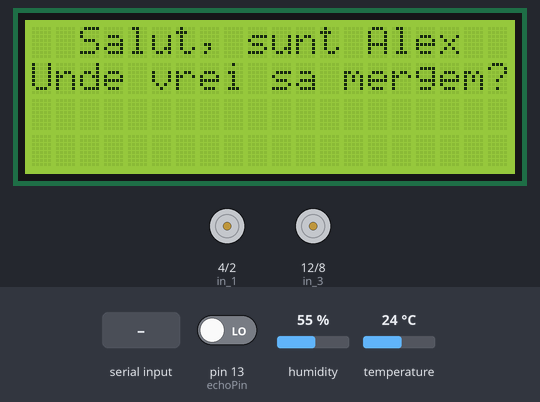
Bench run of a sketch on a simulated Arduino Uno, built with avr-gcc and run on an emulated ATmega328P. On the bench: 20×4 character LCD, motor-driver pin pairs drawn as motors (green arrow = first pin HIGH = forward, orange = second pin HIGH = backward, longer = more drive, scaled by the enable pin). The inputs (shaded band) are chosen by the test bench; at power-on: pin 13 (echoPin) LOW, humidity 55 %, temperature 24 °C.

Above: at 1.2 s.
1.3 s: "6" received over Serial
At 3.5 s:
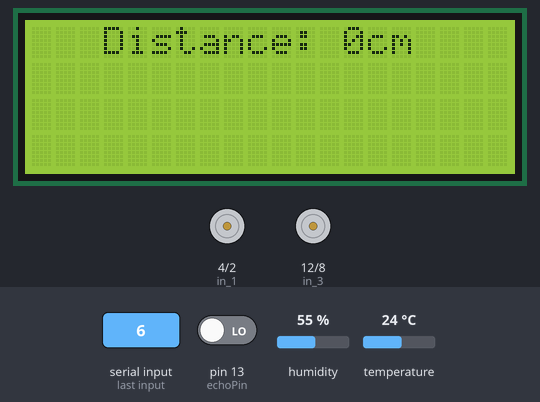
3.8 s: "7" received over Serial
At 5.9 s:
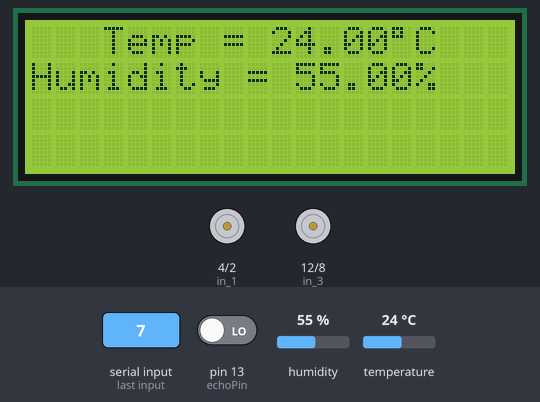
6.5 s: byte 97 (97) received over Serial
At 7.5 s:
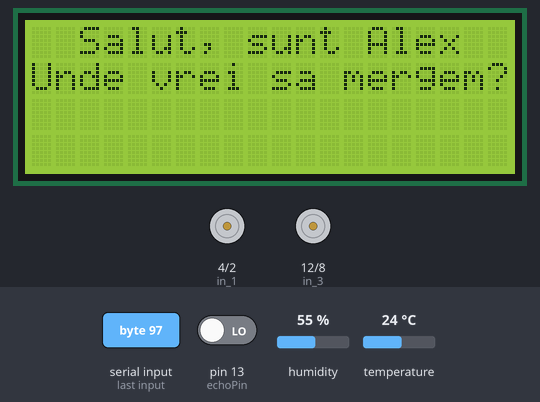
8.5 s: "5" received over Serial
At 9.5 s:
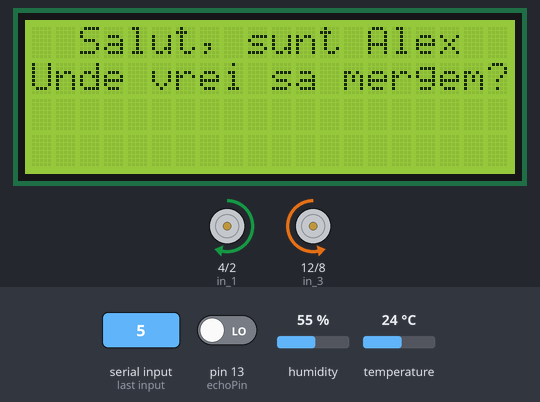
10.0 s: "2" received over Serial
At 11.2 s:
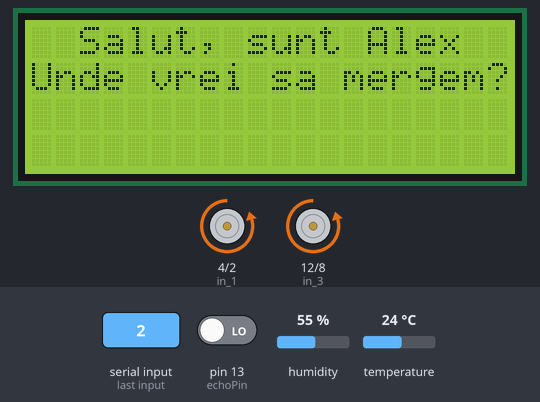
11.5 s: "1" received over Serial
At 12.2 s:
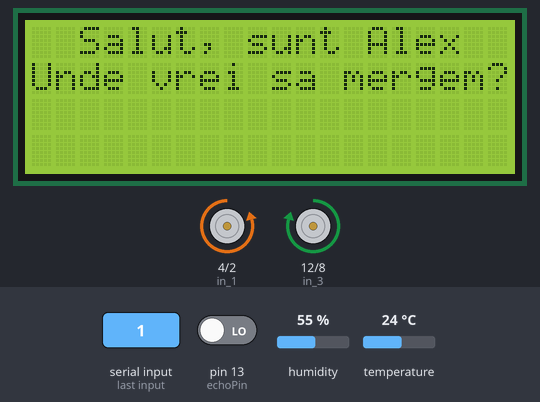
Timing chart, 0 to 14.0 s (numbered marks = the images above; inputs shaded):
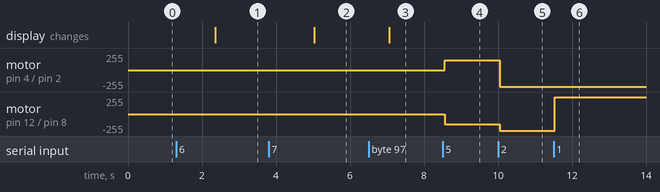

The sketch:

tsrot.ino
```cpp
#include <LiquidCrystal_I2C.h> // display
#include <dht.h>
LiquidCrystal_I2C lcd(0x3F , 2, 1, 0, 4, 5, 6, 7, 3, POSITIVE);


dht DHT;

#define DHT11_PIN A0

int a=0;

const int pwmA = 3 ;  //initializing pin 3 as pwm
const int in_2 = 2 ;
const int in_1 = 4 ;
const int pwmB = 9 ;
const int in_3 = 12 ;
const int in_4 =  8;
int state = 0 ;

int trigPin = 11;
int echoPin = 13;
long duration;
int distance;
//For providing logic to L298 IC to choose the direction of the DC motor

void setup()
{ pinMode(trigPin , OUTPUT);
  pinMode(echoPin , INPUT);
  lcd.begin(20, 4);
  Serial.begin(9600);
pinMode(pwmA,OUTPUT) ;   //we have to set PWM pin as output
pinMode(in_1,OUTPUT) ;  //Logic pins are also set as output
pinMode(in_2,OUTPUT) ;
pinMode(pwmB,OUTPUT) ;   //we have to set PWM pin as output
pinMode(in_3,OUTPUT) ;  //Logic pins are also set as output
pinMode(in_4,OUTPUT) ;

}

void loop()
 {
    if(Serial.available() > 0){
    state = Serial.read();
 }


  if( a== 0)
        {
       lcd.setCursor(2,0);
        lcd.print("Salut, sunt Alex");
        lcd.setCursor(0,1);
        lcd.print("Unde vrei sa mergem?");
        }

  if(state == 54) //SENZOR DE PROXIMITATE
      {
        digitalWrite(trigPin, LOW);
        delayMicroseconds(2);
        digitalWrite(trigPin, HIGH);
        delayMicroseconds(10);
        duration=pulseIn(echoPin , HIGH);
        distance= duration*0.034/2;
        lcd.clear();
        lcd.setCursor(3,0);
        lcd.print("Distance: ");
        lcd.print(distance);
        lcd.print("cm");
        delay(800);
        a=1;
    }

    if(state == 55)         //SENZOR DE TEMP(C)+UMIDITATEA(%)
       {
        lcd.clear();
          int chk = DHT.read11(DHT11_PIN);
          lcd.setCursor(3,0);
          lcd.print("Temp = ");
          lcd.print(DHT.temperature);
          lcd.print((char)223);
          lcd.print("C");
          lcd.setCursor(0,1);
          lcd.print("Humidity = ");
          lcd.print(DHT.humidity);
          lcd.print("%");
          delay(2000);
            a=2;
      }

    if(state == 53&& a==0)          //DEPLASARE IN SPATE
      {
        digitalWrite(in_1,HIGH) ;
       digitalWrite(in_2,LOW) ;
       analogWrite(pwmA,150) ;
       digitalWrite(in_3,LOW) ;
       digitalWrite(in_4,HIGH) ;
        analogWrite(pwmB,150) ;
      }

    if(state == 50 && a==0)         //DEPLASARE IN STANGA
      {
      digitalWrite(in_1,LOW) ;
      digitalWrite(in_2,HIGH) ;
      analogWrite(pwmA,250) ;
      digitalWrite(in_3,LOW) ;
      digitalWrite(in_4,HIGH) ;
      analogWrite(pwmB,250) ;
      }

    if(state == 49 && a==0)        //DEPLASARE IN FATA
      {
      digitalWrite(in_1,LOW) ;
      digitalWrite(in_2, HIGH) ;
      analogWrite(pwmA,250) ;
      digitalWrite(in_3,HIGH) ;
      digitalWrite(in_4, LOW) ;
      analogWrite(pwmB ,250) ;
      }

    if(state == 52 && a==0)         //DEPLASARE IN DREAPTA
      {
        digitalWrite(in_1,HIGH) ;
        digitalWrite(in_2,LOW) ;
        analogWrite(pwmA,250) ;
        digitalWrite(in_3,HIGH) ;
        digitalWrite(in_4,LOW) ;
        analogWrite(pwmB ,250) ;
      }

    if(state == 97)  // stop
      {
        digitalWrite(in_1,LOW) ;
        digitalWrite(in_2, LOW) ;
        analogWrite(pwmA,100) ;
        digitalWrite(in_3,LOW) ;
        digitalWrite(in_4, LOW) ;
        analogWrite(pwmB ,150) ;
        a=0;
     }
}
```

Measured:
- after the input at 1.3 s, the display: changes after 1.1 s (image 1)
- after the input at 3.8 s, the display: changes after 1.2 s (image 2)
- after the input at 6.5 s, the display: changes after 0.57 s (image 3)
- after the input at 8.5 s, motor on pin 4 (in_1) / pin 2 (in_2): stopped → forward 150/255 after 0.06 s; motor on pin 12 (in_3) / pin 8 (in_4): stopped → backward 150/255 after 0.06 s
- after the input at 10.0 s, motor on pin 4 (in_1) / pin 2 (in_2): forward 150/255 → backward 250/255 after 0.05 s; motor on pin 12 (in_3) / pin 8 (in_4): backward 150/255 → backward 250/255 after 0.05 s
- after the input at 11.5 s, motor on pin 12 (in_3) / pin 8 (in_4): backward 250/255 → forward 250/255 at once
